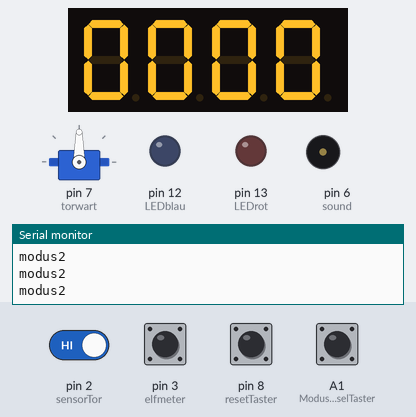
A sketch run on a simulated Arduino Uno, built with avr-gcc and run on an emulated ATmega328P. Shown: 4-digit seven-segment display, servo, output pins drawn as LEDs (lit = HIGH), buzzer (waves = sounding), the last lines printed to the serial monitor. Inputs (shaded band) come from the test bench; at power-on: A1 (ModusWechselTaster), pin 2 (sensorTor), pin 3 (elfmeter), pin 8 (resetTaster) HIGH. Random numbers use the default seed unless the sketch sets one.

Above: at 2.3 s.
2.4 s: pin 3 (elfmeter) pulled LOW for 0.15 s
At 3.5 s:
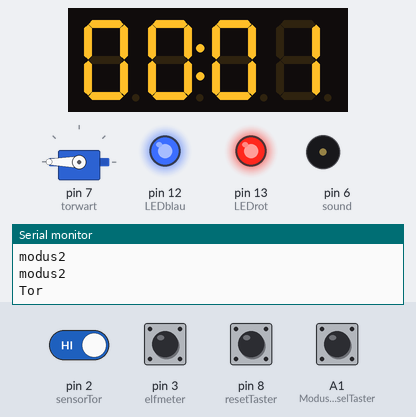
5.2 s: pin 8 (resetTaster) pulled LOW for 0.15 s
At 5.5 s:
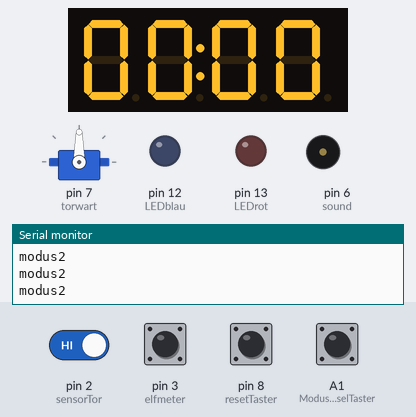
6.8 s: pin 3 (elfmeter) pulled LOW for 1 s
At 8.8 s:
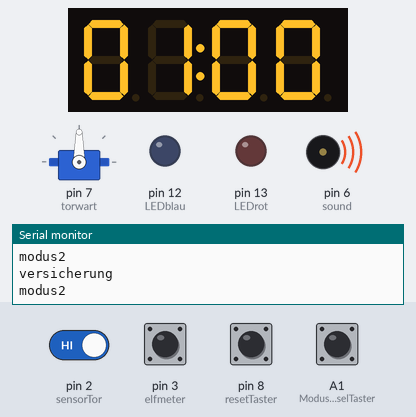
9.3 s: pin 3 (elfmeter) pulled LOW for 1 s
At 9.78 s:
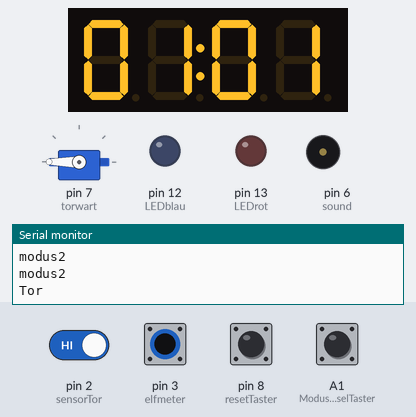
11.8 s: pin 3 (elfmeter) pulled LOW for 1 s
At 13.0 s:
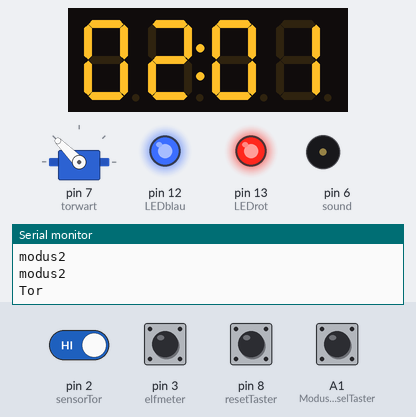
15.1 s: pin 3 (elfmeter) pulled LOW for 0.15 s
At 16.0 s:
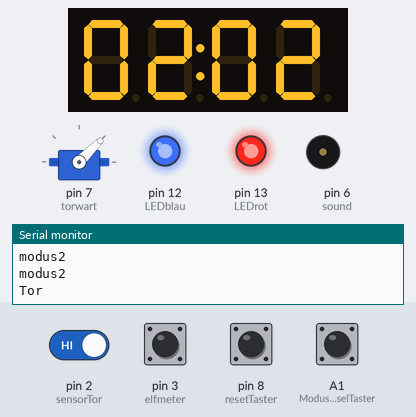
Timing chart, 0 to 18.9 s (numbered marks = the images above; inputs shaded):
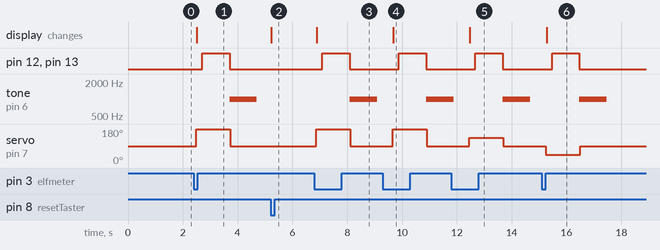

The sketch:

2SpielerUndEndlossModusFinal.ino
```cpp
#include "Servo.h";
#include <TM1637Display.h>
int sensorTor = 2;
int elfmeter = 3;
int LEDrot = 13;
int LEDblau = 12;
int sound = 6;
int Torwart = 7;
int resetTaster = 8;
int CLK = 4;
int DIO = 5;
Servo torwart;
TM1637Display display(CLK, DIO);
int randompos[5] = { 0, 45, 90, 135, 180 };
int ToreSP1 = 0;
int ToreSP2 = 0;
int Tore = 0;
int state = 0;
unsigned long stopuhrstart;
bool aktuellerSP = true;
int ModusWechselTaster = A1;
bool spielModus = true;
#define ModusWechselTaster A1


void setup()
{
  Serial.begin(9600);
  pinMode(LEDrot, OUTPUT);
  pinMode(LEDblau, OUTPUT);
  pinMode(resetTaster, INPUT_PULLUP);
  pinMode(sensorTor, INPUT_PULLUP);
  pinMode(elfmeter, INPUT_PULLUP);
  pinMode(sound, OUTPUT);
  display.setBrightness(7);
  display.clear();
  torwart.attach(7);
  randomSeed(analogRead(0));
  pinMode(ModusWechselTaster, INPUT_PULLUP);


}

void loop()
{
  switch (state)
  {

    case 0:
      schuss();
      modusWechsel ();
      Reset();
      break;

    case 1:
      torwartAction();
      modusWechsel ();
      Reset();
      break;

    case 2:
      uberprufung();
      modusWechsel ();
      Reset();
      break;

    case 3:
      torJaOf();
      modusWechsel ();
      Reset();
      break;

    case 4:
      torNeinOf();
      modusWechsel ();
      Reset();
      break;

    case 5:
     versicherungOf();
     modusWechsel ();
      Reset();
      break;
  }
}
void Reset()
{
if (spielModus == true)
  {
    RESETone();
  }
else
  {
    RESET();
  }
}

void schuss()
{
if (spielModus == true)
  {
    einSpielerSchuss();
  }
else
  {
    ballGeschossenOderNicht();
  }
}

void torwartAction()
{
  if (spielModus == true)
  {
    actionTorwartEinSpieler();
  }
  else
  {
    actionTorwart();
  }
}

void uberprufung()
{
  if (spielModus == true)
  {
    torCheckEinSpieler();
  }
else
  {
    torCheck();
  }
}

void torJaOf()
{
  if (spielModus == true)
  {
  	torJaEinSpieler();
  }
else
  {
    torJa();
  }
}

void torNeinOf()
{
  if (spielModus == true)
  {
    torNeinEinSpieler();
  }
else
  {
    torNein();
  }
}

 void versicherungOf()
{
  if (spielModus == true)
  {
    versicherungEinSpieler();
  }
else
  {
    versicherung();
  }
}


void RESET()
{
  while (digitalRead(resetTaster) == LOW)
  {
    Serial.println("taster");
    ToreSP1 = 0;
    ToreSP2 = 0;
    display.showNumberDecEx(ToreSP1 * 100 + ToreSP2, 0b01000000, true);
    state = 0;
    noTone(sound);
    torwart.write(90);
    digitalWrite(LEDrot, LOW);
    digitalWrite(LEDblau, LOW);
  }
}


void ballGeschossenOderNicht()
{
  display.showNumberDecEx(ToreSP1 * 100 + ToreSP2, 0b01000000, true);
  torwart.write(90);
  delay(1500);
  while (digitalRead(elfmeter) == HIGH)
  {
    modusWechsel();
    RESET();
  }
  stopuhrstart = millis();
  state = 1;
  Serial.println("schuss");
}

void actionTorwart()
{
  delay(50);
  torwart.write(randompos[random(0, 5)]);
  Serial.println("torwart");
  state = 2;
}

void torCheck()
{
  state = 3;
  while (digitalRead(sensorTor) == LOW)
  {
    modusWechsel();
    RESET();
    if (millis() - stopuhrstart > 3000)
    {
      state = 4;
      break;
    }
  }
}

void torJa()
{
  spielerWechsel();
  Serial.println("Tor");
  delay(200);
  lichterShow();
  tone(sound, 1000, 1000);
  if (ToreSP1 == 10 || ToreSP2 == 10)
  {
    ToreSP1 = 0; ToreSP2 = 0;
    display.showNumberDecEx(ToreSP1 * 100 + ToreSP2, 0b01000000, true);
  }
  state = 5;
}


void torNein()
 {
  if (aktuellerSP == false)
  {
    aktuellerSP = true;
  }
  else
  {
    aktuellerSP = false;
  }
  if (ToreSP1 == 10 || ToreSP2 == 10)
  {
    ToreSP1 = 0; ToreSP2 = 0;
    display.showNumberDecEx(ToreSP1 * 100 + ToreSP2, 0b01000000, true);
  }
  Serial.println("keinTor");
  tone(sound, 200, 1000);

  state = 5;
}


void spielerWechsel()
{
  if (aktuellerSP == false)
  {
    ToreSP1++;
    aktuellerSP = true;
  }
  else
  {
    ToreSP2++;
    aktuellerSP = false;
  }
  display.showNumberDecEx(ToreSP1 * 100 + ToreSP2, 0b01000000, true);
}


void lichterShow()
{
  digitalWrite(LEDrot, HIGH);
  digitalWrite(LEDblau, HIGH);
  delay(1000);
  digitalWrite(LEDrot, LOW);
  digitalWrite(LEDblau, LOW);
}

void versicherung()
{
  while (digitalRead(elfmeter) == LOW)
  {
    modusWechsel();
    RESET();
  }
  state = 0;
  Serial.println("versicherung");
}


void RESETone()
{
  while (digitalRead(resetTaster) == LOW)
  {
    Serial.println("tasterOne");
    Tore = 0;
    display.showNumberDec(Tore, true);
    state = 0;
    noTone(sound);
    torwart.write(90);
    digitalWrite(LEDrot, LOW);
    digitalWrite(LEDblau, LOW);
  }
}


void einSpielerSchuss()
{
   display.showNumberDec(Tore, true);
  torwart.write(90);
  delay(1500);
  while (digitalRead(elfmeter) == HIGH)
  {
    modusWechsel();
    RESETone();
  }
  stopuhrstart = millis();
  state = 1;
  Serial.println("schussEinSpieler");
}

void actionTorwartEinSpieler()
{
  delay(50);
  torwart.write(randompos[random(0, 5)]);
  Serial.println("torwartEinSpieler");
  state = 2;
}

void torCheckEinSpieler()
{

  state = 3;
  while (digitalRead(sensorTor) == LOW)
  {
    modusWechsel();
    RESETone();
    if (millis() - stopuhrstart > 3000)
    {
      state = 4;
      break;
    }
  }
}

void torJaEinSpieler()
{
  Tore++;
  display.showNumberDec(Tore, true);
  Serial.println("TorEinSpieler");
  delay(200);
  lichterShowEinSpieler();
  tone(sound, 1000, 1000);

  state = 5;
}


void torNeinEinSpieler()
{
  Tore = 0;
  display.showNumberDec(Tore, true);
  Serial.println("keinTorEinSpieler");
  tone(sound, 200, 1000);
  state = 5;
}

void lichterShowEinSpieler()
{
  digitalWrite(LEDrot, HIGH);
  digitalWrite(LEDblau, HIGH);
  delay(200);
  digitalWrite(LEDrot, LOW);
  digitalWrite(LEDblau, LOW);
  delay(200);
}

void versicherungEinSpieler()
{
  while (digitalRead(elfmeter) == LOW)
  {
    modusWechsel();
    RESETone();
  }
  state = 0;
  Serial.println("versicherungEinSpieler");
}


void modusWechsel ()
{
  if (digitalRead(ModusWechselTaster) == LOW)
  {
    spielModus = true;
    Serial.println("modus1");
  }
  else
  {
  spielModus = false;
  Serial.println("modus2");
  }
}
```

Measured:
- after the input at 2.4 s, pin 12 (LEDblau), pin 13 (LEDrot): LOW → HIGH after 0.31 s, → LOW 1.0 s later; tone on pin 6 (sound): silent → 1000 Hz after 1.3 s, → silent 1.0 s later; servo on pin 7 (torwart): 90° → 180° after 0.08 s, → 90° 1.2 s later; the display: changes after 0.11 s (image 1)
- after the input at 5.2 s, the display: changes at once (image 2)
- after the input at 6.8 s, pin 12 (LEDblau), pin 13 (LEDrot): LOW → HIGH after 0.29 s, → LOW 1.0 s later; tone on pin 6 (sound): silent → 1000 Hz after 1.3 s, → silent 1.0 s later; servo on pin 7 (torwart): 90° → 180° after 0.07 s, → 90° 1.2 s later; the display: changes after 0.09 s (image 3)
- after the input at 9.3 s, pin 12 (LEDblau), pin 13 (LEDrot): LOW → HIGH after 0.58 s, → LOW 1.0 s later; tone on pin 6 (sound): silent → 1000 Hz after 1.6 s; servo on pin 7 (torwart): 90° → 180° after 0.36 s, → 90° 1.2 s later; the display: changes after 0.38 s (image 4)
- after the input at 11.8 s, pin 12 (LEDblau), pin 13 (LEDrot): LOW → HIGH after 0.88 s, → LOW 1.0 s later; servo on pin 7 (torwart): 90° → 135° after 0.66 s, → 90° 1.2 s later; the display: changes after 0.68 s (image 5)
- after the input at 15.1 s, pin 12 (LEDblau), pin 13 (LEDrot): LOW → HIGH after 0.37 s, → LOW 1.0 s later; tone on pin 6 (sound): silent → 1000 Hz after 1.4 s, → silent 1.0 s later; servo on pin 7 (torwart): 90° → 45° after 0.15 s, → 90° 1.2 s later; the display: changes after 0.17 s (image 6)
